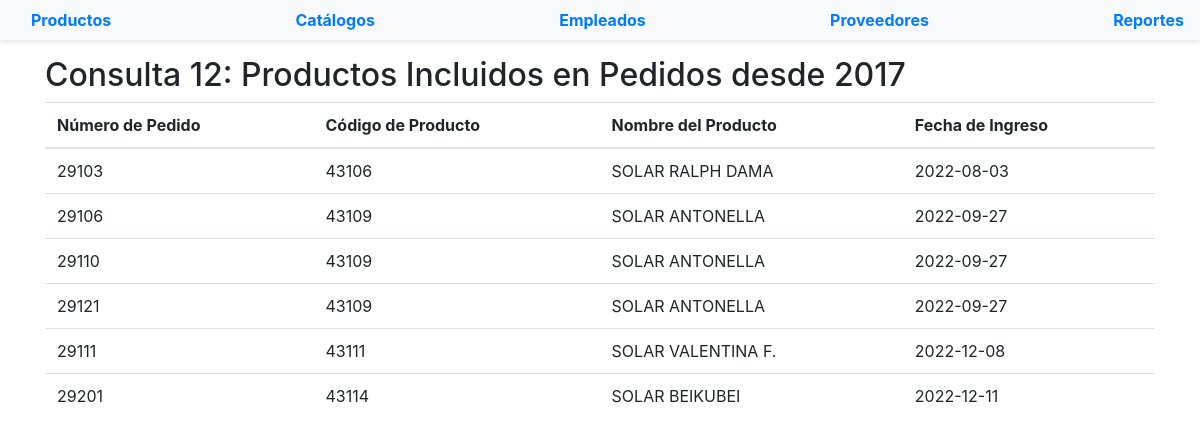
/reportes/consulta12.php, run on the app's committed database.
### tables this page shows
CREATE TABLE Incluir_Producto (
    codigo_producto CHAR(5) NOT NULL,
    numero_pedido CHAR(5) NOT NULL,
    cantidad INT NOT NULL,
    PRIMARY KEY (codigo_producto, numero_pedido),
    INDEX numero_pedido_idx (numero_pedido),
    CONSTRAINT fk_codigo_producto_incluir FOREIGN KEY (codigo_producto) REFERENCES Producto (codigo_producto),
    CONSTRAINT fk_numero_pedido FOREIGN KEY (numero_pedido) REFERENCES Pedido (numero_pedido)
);

CREATE TABLE Producto (
    codigo_producto CHAR(5) NOT NULL,
    nombre VARCHAR(25) NOT NULL,
    marca VARCHAR(25) NOT NULL,
    descripcion VARCHAR(45) NULL,
    precio DECIMAL(10,2) NOT NULL,
    tipo_de_producto VARCHAR(45) NOT NULL,
    codigo_catalogo CHAR(3) NOT NULL,
    PRIMARY KEY (codigo_producto),
    INDEX codigo_catalogo_idx (codigo_catalogo),
    CONSTRAINT fk_codigo_catalogo FOREIGN KEY (codigo_catalogo) REFERENCES Catalogo (codigo_catalogo)
);

CREATE TABLE Distribuir_Productos (
    codigo_producto CHAR(5) NOT NULL,
    codigo_proveedor CHAR(10) NOT NULL,
    fecha_de_ingreso DATE NOT NULL,
    PRIMARY KEY (codigo_producto, codigo_proveedor),
    INDEX codigo_proveedor_idx (codigo_proveedor),
    CONSTRAINT fk_codigo_producto FOREIGN KEY (codigo_producto) REFERENCES Producto (codigo_producto),
    CONSTRAINT fk_codigo_proveedor FOREIGN KEY (codigo_proveedor) REFERENCES Proveedor (codigo_proveedor)
);

### funciones.php (called while the page is built, shortened)
<?php
function escapar($html) {
  return htmlspecialchars($html, ENT_QUOTES | ENT_SUBSTITUTE, "UTF-8");
}

### reportes/consulta12.php (the view)
<?php
include '../funciones.php';
$config = include '../config.php';
try {
    $dsn = 'mysql:host=' . $config['db']['host'] . ';dbname=' . $config['db']['name'];
    $conexion = new PDO($dsn, $config['db']['user'], $config['db']['pass'], $config['db']['options']);
} catch (PDOException $e) {
    die('Error de conexión: ' . $e->getMessage());
}
$query12 = "SELECT IP.numero_pedido, IP.codigo_producto, P.nombre, DP.fecha_de_ingreso
            FROM Incluir_Producto AS IP
            INNER JOIN Producto AS P
            ON IP.codigo_producto = P.codigo_producto
            INNER JOIN Distribuir_Productos AS DP
            ON IP.codigo_producto = DP.codigo_producto
            WHERE DP.fecha_de_ingreso > '2017-01-01'";
$sentencia12 = $conexion->prepare($query12);
$sentencia12->execute();
$resultado12 = $sentencia12->fetchAll(PDO::FETCH_ASSOC);
?>
<?php include '../templates/header.php'; ?>
<div class="container mt-3">
    <h2>Consulta 12: Productos Incluidos en Pedidos desde 2017</h2>
    <table class="table">
        <thead>
            <tr>
                <th>Número de Pedido</th>
                <th>Código de Producto</th>
                <th>Nombre del Producto</th>
                <th>Fecha de Ingreso</th>
            </tr>
        </thead>
        <tbody>
            <?php if ($resultado12 && count($resultado12) > 0) { ?>
                <?php foreach ($resultado12 as $fila) { ?>
                    <tr>
                        <td><?= escapar($fila['numero_pedido']) ?></td>
                        <td><?= escapar($fila['codigo_producto']) ?></td>
                        <td><?= escapar($fila['nombre']) ?></td>
                        <td><?= escapar($fila['fecha_de_ingreso']) ?></td>
                    </tr>
                <?php } ?>
            <?php } else { ?>
                <tr>
                    <td colspan="4">No se encontraron resultados</td>
                </tr>
            <?php } ?>
        </tbody>
    </table>
</div>
<?php include '../templates/footer.php'; ?>

### data on the page
incluir_producto: numero_pedido "29103", codigo_producto "43106", codigo_producto.nombre "SOLAR RALPH DAMA", distribuir_productos.fecha_de_ingreso "2022-08-03"
incluir_producto: numero_pedido "29106", codigo_producto "43109", codigo_producto.nombre "SOLAR ANTONELLA", distribuir_productos.fecha_de_ingreso "2022-09-27"
incluir_producto: numero_pedido "29110", codigo_producto "43109", codigo_producto.nombre "SOLAR ANTONELLA", distribuir_productos.fecha_de_ingreso "2022-09-27"
incluir_producto: numero_pedido "29121", codigo_producto "43109", codigo_producto.nombre "SOLAR ANTONELLA", distribuir_productos.fecha_de_ingreso "2022-09-27"
incluir_producto: numero_pedido "29111", codigo_producto "43111", codigo_producto.nombre "SOLAR VALENTINA F.", distribuir_productos.fecha_de_ingreso "2022-12-08"
incluir_producto: numero_pedido "29201", codigo_producto "43114", codigo_producto.nombre "SOLAR BEIKUBEI", distribuir_productos.fecha_de_ingreso "2022-12-11"
